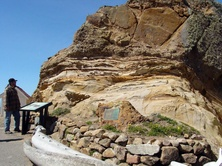
#> input picture Edge Detection on Rock Outcrop Image.jpg, 222 x 166 px, shrunk from 900 x 675 before the run, given in place of Edge%20Detection%20on%20Rock%20Outcrop%20Image.jpg, which was not available
$ jupyter execute --allow-errors JAH_Scikit_image.ipynb   (text cells are left out)
#> lines starting #> are read from the running program, lines starting #| are printed output that depends on the picture; after the words box and inside, x2 and y2 are one past the last pixel; in counts of white or black regions, pixels touching at a corner belong together; pictures that were not available may be replaced by others from this repository, and a replacement may not be noted
[cell 1]
from google.colab import drive
import os
import numpy as np
import matplotlib.pyplot as plt
from skimage import io, filters, color
from skimage import io, segmentation, color
from skimage.filters import sobel
from skimage.feature import corner_harris, corner_peaks
from skimage.restoration import denoise_nl_means
from skimage.registration import phase_cross_correlation
from skimage.transform import AffineTransform, warp
from scipy.ndimage import shift

# Mount Google Drive
#drive.mount('/content/drive')

[cell 2]
# Set image directory path
#image_dir = '/content/drive/MyDrive/GEOL558 Colab/ Geoscience_Images'

# List available images
#print("Available Images:", os.listdir(image_dir))

[cell 3]
import numpy as np
import matplotlib.pyplot as plt
from skimage import io, filters, color

# GitHub raw file URL
image_url = "https://raw.githubusercontent.com/jacksonhoward1856/GEOL558/main/Geoscience_Images/Edge%20Detection%20on%20Rock%20Outcrop%20Image.jpg"

# Load the image using skimage.io.imread
image = io.imread(image_url)
#> image is the input picture: shape (166, 222, 3); mean R, G, B 125.8, 121.2, 112.7

# Convert to grayscale
gray_image = color.rgb2gray(image)
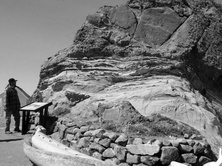
#> gray_image: shape (166, 222) float64; min 0.000565, max 1, mean 0.477

# Apply Sobel edge detection
edges = filters.sobel(gray_image)
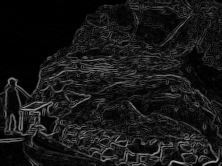
#> edges: shape (166, 222) float64; min 0, max 0.694, mean 0.0926

# Display results
fig, ax = plt.subplots(1, 2, figsize=(12, 6))
ax[0].imshow(image)
ax[0].set_title("Original Image")
ax[0].axis("off")

ax[1].imshow(edges, cmap="gray")
ax[1].set_title("Edge Detection (Sobel)")
ax[1].axis("off")

plt.show()

[cell 4]
# Define the image file path in Google Drive
image_url = "https://raw.githubusercontent.com/jacksonhoward1856/GEOL558/main/Geoscience_Images/Watershed%20Segmentation%20for%20Mineral%20Classification.jpg"

# Load the mineral thin-section image
image = io.imread(image_url)
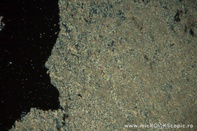
#> input picture Watershed Segmentation for Mineral Classification.jpg, 197 x 131 px, shrunk from 800 x 533 before the run, given in place of atershed%20Segmentation%20for%20Mineral%20Classification.jpg, which was not available
#> image is the input picture: shape (131, 197, 3); mean R, G, B 83.8, 84.6, 68.4

# Convert to grayscale
gray = color.rgb2gray(image)

# Compute the elevation map using Sobel filter
elevation_map = sobel(gray)

# Define markers for segmentation
markers = np.zeros_like(gray, dtype=np.int32)  # Ensure markers are integer
markers[gray < 0.3] = 1  # Assign low-intensity regions as background
markers[gray > 0.7] = 2  # Assign high-intensity regions as foreground

# Apply watershed segmentation
segmented = segmentation.watershed(elevation_map, markers)
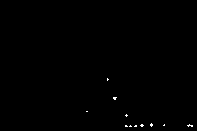
#> segmented: shape (131, 197) int32; values 1 (black) and 2 (white), 0.24% white in thin lines or dots, all inside (x1, y1, x2, y2) = (86, 78, 193, 127)

# Display results
fig, ax = plt.subplots(1, 2, figsize=(12, 6))
ax[0].imshow(image)
ax[0].set_title("Original Image")
ax[0].axis("off")

ax[1].imshow(segmented, cmap="nipy_spectral")
ax[1].set_title("Watershed Segmentation")
ax[1].axis("off")

plt.show()

[cell 5]
# Define the image file path in Google Drive
image_url = "https://raw.githubusercontent.com/jacksonhoward1856/GEOL558/main/Geoscience_Images/Feature%20Detection%20on%20Fault%20Line%20Aerial%20Image.jpg"

# Load the aerial image of the fault line
image = io.imread(image_url)
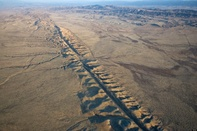
#> input picture Feature Detection on Fault Line Aerial Image.jpg, 197 x 131 px, shrunk from 800 x 533 before the run, given in place of Feature%20Detection%20on%20Fault%20Line%20Aerial%20Image.jpg, which was not available
#> image is the input picture: shape (131, 197, 3); mean R, G, B 122.9, 117.2, 110.3

# Convert to grayscale
gray = color.rgb2gray(image)
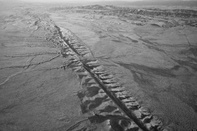
#> gray: shape (131, 197) float64; min 0.0574, max 0.881, mean 0.462

# Apply Harris corner detection
corners = corner_peaks(corner_harris(gray), min_distance=5)
#> corners = 104 pairs, first value 6 to 123, second value 9 to 187

# Display results
fig, ax = plt.subplots(figsize=(10, 8))
ax.imshow(image)
ax.plot(corners[:, 1], corners[:, 0], "ro", markersize=2)
ax.set_title("Feature Detection (Harris Corners)")
ax.axis("off")

plt.show()
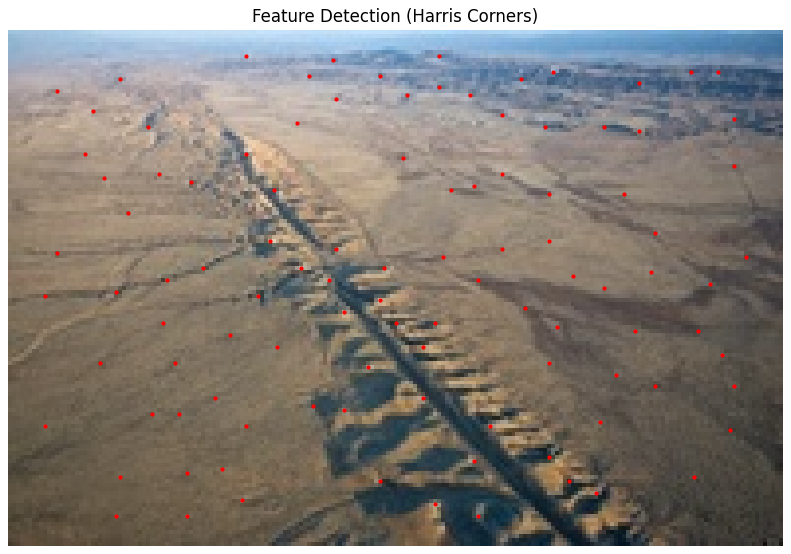
#> figure drawn by matplotlib, 1 panel

[cell 6]
from skimage.restoration import denoise_nl_means
import urllib.request

# Corrected raw GitHub URL
raw_url = "https://raw.githubusercontent.com/jacksonhoward1856/GEOL558/main/Geoscience_Images/band1c.raw"

# Read RAW data directly from the URL
#> (the rest of this cell did not finish here and is left out)

[cell 7]
# Define the image file path in Google Drive
image_url = "https://raw.githubusercontent.com/jacksonhoward1856/GEOL558/main/Geoscience_Images/Image%20Registration%20for%20Aligning%20Geological%20Maps.jpg"

# Load the geological map image
image1 = io.imread(image_url)
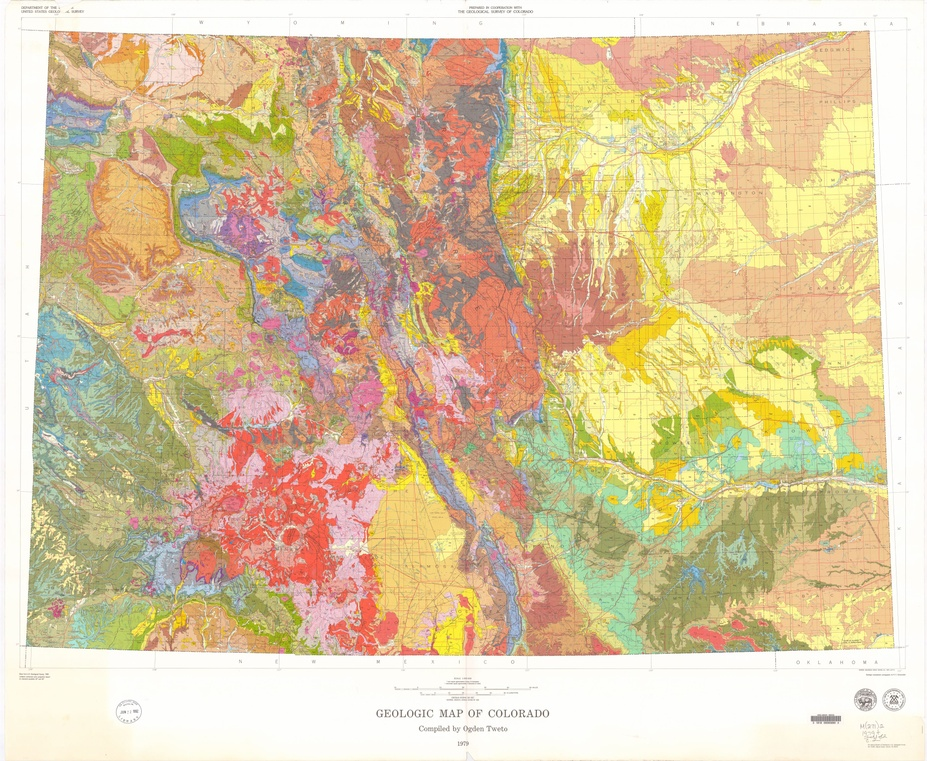
#> input picture Image Registration for Aligning Geological Maps.jpg, 927 x 761 px, shrunk from 3767 x 3092 before the run, given in place of mage%20Registration%20for%20Aligning%20Geological%20Maps.jpg, which was not available
#> image1 is the input picture: shape (761, 927, 3); mean R, G, B 218.7, 198.9, 160.9

# Simulate a shifted version of the image
image2 = shift(image1, shift=(10, 5, 0))  # Shift by (10,5) pixels
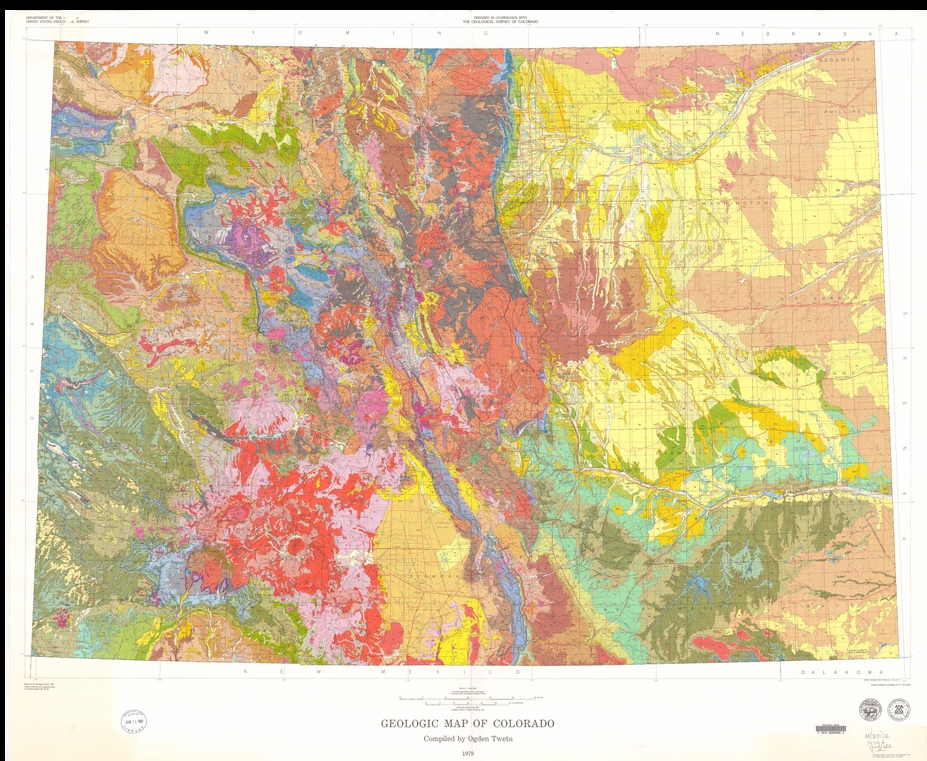
#> image2: shape (761, 927, 3); mean R, G, B 214, 194.3, 156.6

# Compute the shift between the images
shift_val, _, _ = phase_cross_correlation(image1, image2[:, :, :3])
#> shift_val = [-10, -5, 0]

# Apply transformation to align the images
transform = AffineTransform(translation=(-shift_val[1], -shift_val[0]))  # Invert shift
registered = warp(image2, transform.inverse)
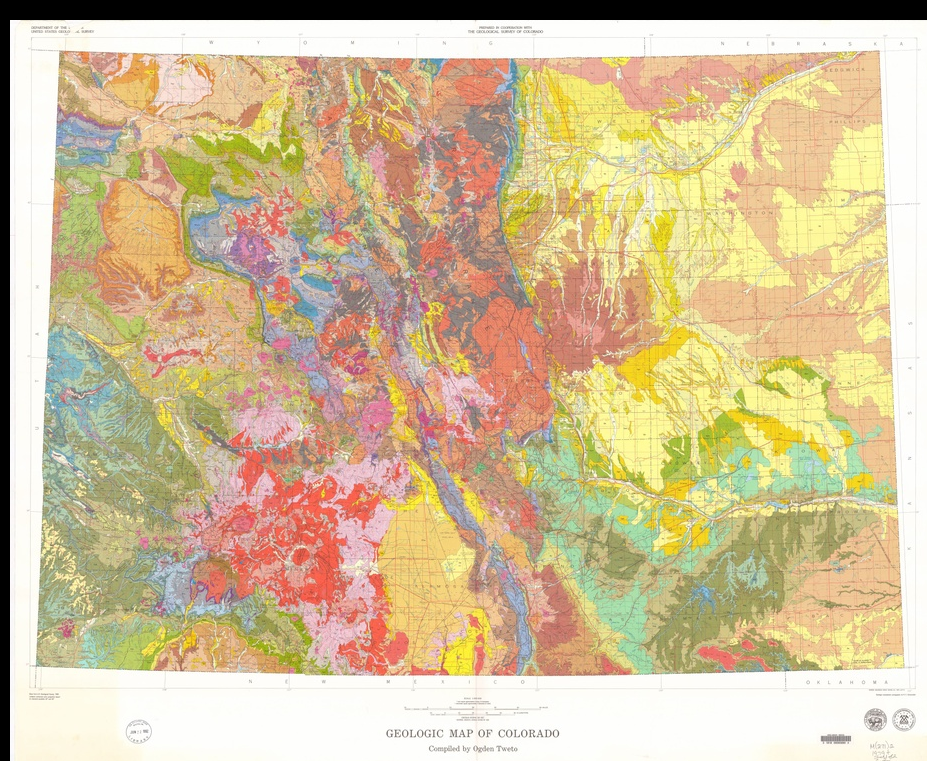
#> registered: shape (761, 927, 3) float64; mean R, G, B 0.821, 0.744, 0.597

# Display results
fig, ax = plt.subplots(1, 3, figsize=(18, 6))
ax[0].imshow(image1)
ax[0].set_title("Original Image")
ax[0].axis("off")

ax[1].imshow(image2)
ax[1].set_title("Misaligned Image")
ax[1].axis("off")

ax[2].imshow(registered)
ax[2].set_title("Registered Image (Aligned)")
ax[2].axis("off")

plt.show()
